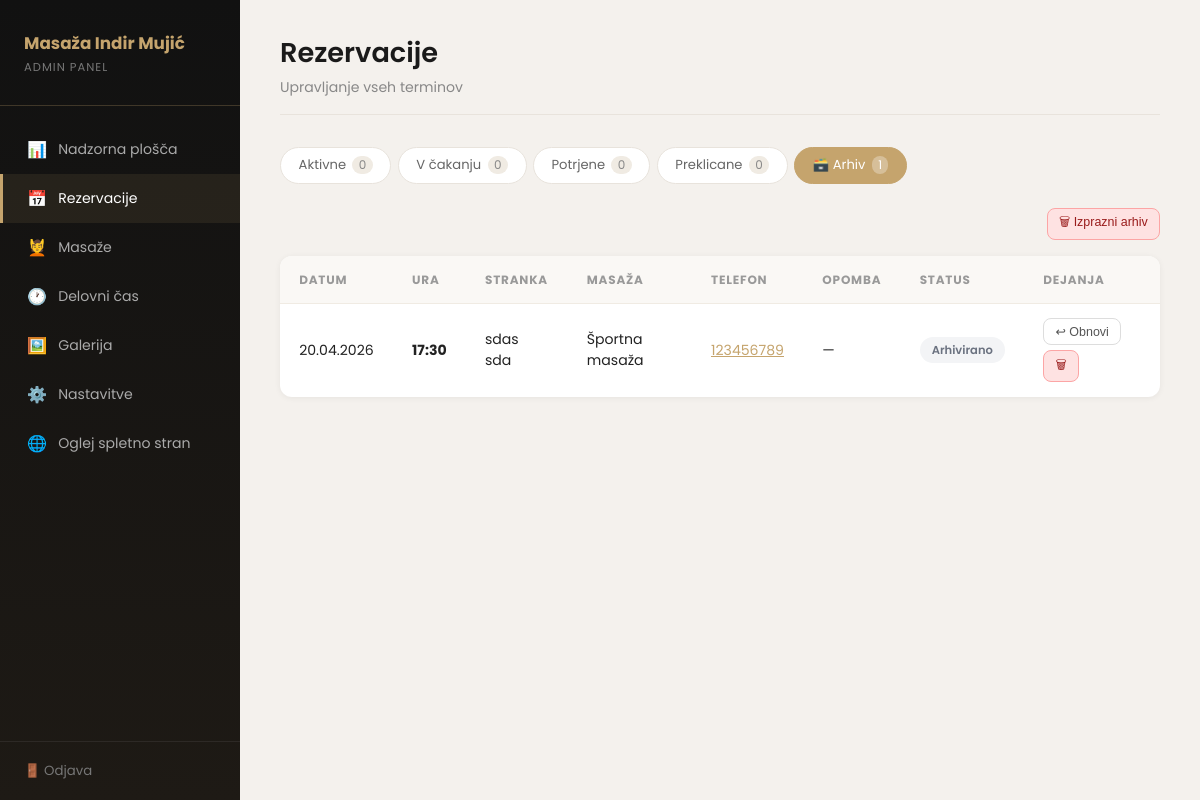
The page /admin/appointments?status=archived (signed in) on the database its author committed.
### app.py (models this page shows)
class Appointment(db.Model):
    id = db.Column(db.Integer, primary_key=True)
    name = db.Column(db.String(120), nullable=False)
    email = db.Column(db.String(120))
    phone = db.Column(db.String(40), nullable=False)
    massage_id = db.Column(db.Integer, db.ForeignKey('massage.id'))
    massage = db.relationship('Massage', backref='appointments')
    date = db.Column(db.Date, nullable=False)
    time_slot = db.Column(db.String(5), nullable=False)
    note = db.Column(db.Text)
    status = db.Column(db.String(20), default='pending')
    created_at = db.Column(db.DateTime, default=datetime.utcnow)

class Massage(db.Model):
    id = db.Column(db.Integer, primary_key=True)
    name_sl = db.Column(db.String(120), nullable=False)
    name_de = db.Column(db.String(120), nullable=False)
    name_en = db.Column(db.String(120), nullable=False)
    desc_sl = db.Column(db.String(300))
    desc_de = db.Column(db.String(300))
    desc_en = db.Column(db.String(300))
    duration = db.Column(db.Integer, default=60)
    price = db.Column(db.Float, nullable=False)
    active = db.Column(db.Boolean, default=True)

### app.py (the view)
@app.route('/admin/appointments')
def admin_appointments():
    if not is_admin(): return redirect(url_for('admin_login'))
    auto_archive_past()
    status = request.args.get('status', 'active')
    today = date.today()
    if status == 'active':
        appts = Appointment.query.filter(Appointment.status.in_(['pending','confirmed']),
            Appointment.date>=today).order_by(Appointment.date,Appointment.time_slot).all()
    elif status == 'pending':
        appts = Appointment.query.filter_by(status='pending').order_by(Appointment.date,Appointment.time_slot).all()
    elif status == 'confirmed':
        appts = Appointment.query.filter(Appointment.status=='confirmed',
            Appointment.date>=today).order_by(Appointment.date,Appointment.time_slot).all()
    elif status == 'cancelled':
        appts = Appointment.query.filter_by(status='cancelled').order_by(Appointment.date.desc()).all()
    elif status == 'archived':
        appts = Appointment.query.filter_by(status='archived').order_by(Appointment.date.desc()).all()
    else:
        appts = Appointment.query.order_by(Appointment.date.desc()).all()
    counts = {
        'active': Appointment.query.filter(Appointment.status.in_(['pending','confirmed']),Appointment.date>=today).count(),
        'pending': Appointment.query.filter_by(status='pending').count(),
        'confirmed': Appointment.query.filter(Appointment.status=='confirmed',Appointment.date>=today).count(),
        'cancelled': Appointment.query.filter_by(status='cancelled').count(),
        'archived': Appointment.query.filter_by(status='archived').count(),
    }
    return render_template('admin/appointments.html', appointments=appts, status=status, counts=counts)

### app.py (called while the page is built)
def is_admin(): return session.get('admin_logged_in')

def auto_archive_past():
    today = date.today()
    past = Appointment.query.filter(Appointment.status == 'confirmed', Appointment.date < today).all()
    for a in past: a.status = 'archived'
    if past: db.session.commit()

### templates/admin/appointments.html (shortened to what this page needs)
{% extends 'admin/base.html' %}
{% block content %}
<div class="page-header">
  <h1>Rezervacije</h1>
  <p>Upravljanje vseh terminov</p>
</div>
<div class="filter-tabs">
  <a href="?status=active" class="filter-tab {{ 'active' if status=='active' else '' }}">
    Aktivne <span class="count">{{ counts.active }}</span></a>
  <a href="?status=pending" class="filter-tab {{ 'active' if status=='pending' else '' }}">
    V čakanju <span class="count">{{ counts.pending }}</span></a>
  <a href="?status=confirmed" class="filter-tab {{ 'active' if status=='confirmed' else '' }}">
    Potrjene <span class="count">{{ counts.confirmed }}</span></a>
  <a href="?status=cancelled" class="filter-tab {{ 'active' if status=='cancelled' else '' }}">
    Preklicane <span class="count">{{ counts.cancelled }}</span></a>
  <a href="?status=archived" class="filter-tab {{ 'active' if status=='archived' else '' }}" style="{{ 'border-color:#9ca3af;' if status!='archived' else '' }}">
    🗃️ Arhiv <span class="count">{{ counts.archived }}</span></a>
</div>
{% if status == 'archived' and appointments %}
<div style="margin-bottom:1rem;text-align:right;">
  <form method="POST" action="/admin/archive/clear" onsubmit="return confirm('Res želiš izbrisati celoten arhiv?')">
    <button type="submit" class="btn btn-danger btn-sm">🗑 Izprazni arhiv</button>
  </form>
</div>
{% endif %}
<div class="table-wrapper">
  {% if appointments %}
  <table>
    <thead>
      <tr>
        <th>Datum</th><th>Ura</th><th>Stranka</th><th>Masaža</th>
        <th>Telefon</th><th>Opomba</th><th>Status</th><th>Dejanja</th>
      </tr>
    </thead>
    <tbody>
      {% for a in appointments %}
      <tr id="row-{{ a.id }}">
        <td>{{ a.date.strftime('%d.%m.%Y') }}</td>
        <td><strong>{{ a.time_slot }}</strong></td>
        <td>{{ a.name }}</td>
        <td>{{ a.massage.name_sl if a.massage else '—' }}</td>
        <td><a href="tel:{{ a.phone }}" style="color:#c5a46d;">{{ a.phone }}</a></td>
        <td style="max-width:130px;overflow:hidden;text-overflow:ellipsis;white-space:nowrap;" title="{{ a.note or '' }}">{{ a.note or '—' }}</td>
        <td>
          <span class="badge badge-{{ a.status }}">
            {{ 'V čakanju' if a.status=='pending' else 'Potrjeno' if a.status=='confirmed' else 'Preklicano' if a.status=='cancelled' else 'Arhivirano' }}
          </span>
        </td>
        <td style="white-space:nowrap;display:flex;gap:0.3rem;flex-wrap:wrap;">
          {% if a.status == 'pending' %}
            <button class="btn btn-green btn-sm" onclick="updateStatus({{ a.id }},'confirmed')">✓ Potrdi</button>
            <button class="btn btn-danger btn-sm" onclick="updateStatus({{ a.id }},'cancelled')">✗</button>
          {% elif a.status == 'confirmed' %}
            <button class="btn btn-danger btn-sm" onclick="updateStatus({{ a.id }},'cancelled')">✗ Prekliči</button>
            <button class="btn btn-outline btn-sm" onclick="updateStatus({{ a.id }},'archived')">🗃</button>
          {% elif a.status == 'cancelled' %}
            <button class="btn btn-outline btn-sm" onclick="updateStatus({{ a.id }},'pending')">↩ Obnovi</button>
          {% elif a.status == 'archived' %}
            <button class="btn btn-outline btn-sm" onclick="updateStatus({{ a.id }},'confirmed')">↩ Obnovi</button>
          {% endif %}
          <form method="POST" action="/admin/appointment/{{ a.id }}/delete?status={{ status }}" style="display:inline" onsubmit="return confirm('Izbriši to rezervacijo?')">
            <button type="submit" class="btn btn-danger btn-sm">🗑</button>
          </form>
        </td>
      </tr>
      {% endfor %}
    </tbody>
  </table>
  {% else %}
  <div class="empty-state">
    <div class="icon">{{ '🗃️' if status=='archived' else '📅' }}</div>
    <p>{{ 'Arhiv je prazen.' if status=='archived' else 'Ni rezervacij v tej kategoriji.' }}</p>
  </div>
  {% endif %}
</div>
{% endblock %}

### templates/admin/base.html (style rules this page uses)
* { margin:0;padding:0;box-sizing:border-box; }
body { font-family:'Poppins',sans-serif;background:#f4f1ed;color:#222;display:flex;min-height:100vh; }
.page-header { margin-bottom:2rem;border-bottom:1px solid #e8e3dc;padding-bottom:1rem; }
.page-header h1 { font-size:1.7rem;color:#1a1a1a;font-weight:600; }
.page-header p { color:#888;font-size:0.88rem;margin-top:0.2rem; }
.table-wrapper { background:#fff;border-radius:12px;box-shadow:0 1px 6px rgba(0,0,0,0.06);overflow:hidden;margin-bottom:1.5rem; }
table { width:100%;border-collapse:collapse; }
th { background:#faf8f5;padding:0.9rem 1.2rem;text-align:left;font-size:0.75rem;color:#999;text-transform:uppercase;letter-spacing:0.8px;border-bottom:1px solid #f0ebe3; }
td { padding:0.9rem 1.2rem;border-bottom:1px solid #f9f6f2;font-size:0.88rem;vertical-align:middle; }
tr:last-child td { border-bottom:none; }
.badge { padding:0.28rem 0.75rem;border-radius:20px;font-size:0.72rem;font-weight:600;display:inline-block; }
.badge-archived { background:#f3f4f6;color:#6b7280; }
.btn { padding:0.45rem 1rem;border-radius:8px;border:none;cursor:pointer;font-size:0.82rem;font-weight:500;transition:all 0.2s;text-decoration:none;display:inline-flex;align-items:center;gap:0.3rem; }
.btn-outline { background:transparent;border:1px solid #ddd;color:#555; }
.btn-danger { background:#fee2e2;color:#991b1b;border:1px solid #fca5a5; }
.btn-sm { padding:0.3rem 0.7rem;font-size:0.78rem; }
.filter-tabs { display:flex;gap:0.4rem;margin-bottom:1.5rem;flex-wrap:wrap; }
.filter-tab { padding:0.45rem 1.1rem;border-radius:20px;border:1.5px solid #e8e3dc;background:#fff;color:#666;cursor:pointer;font-size:0.82rem;text-decoration:none;transition:all 0.2s;display:flex;align-items:center;gap:0.4rem; }
.filter-tab.active { background:#c5a46d;color:#fff;border-color:#c5a46d; }
.filter-tab .count { background:rgba(255,255,255,0.3);border-radius:10px;padding:0 0.4rem;font-size:0.75rem; }
.filter-tab:not(.active) .count { background:#f0ebe3;color:#888; }

### rows shown on the page
Appointment: date "20.04.2026", time_slot "17:30", name "sdas sda", massage "Športna masaža", phone "123456789", note "—", status "Arhivirano"

### other values the page prints
{{ counts.active }} "0"
{{ counts.pending }} "0"
{{ counts.confirmed }} "0"
{{ counts.cancelled }} "0"
{{ counts.archived }} "1"
